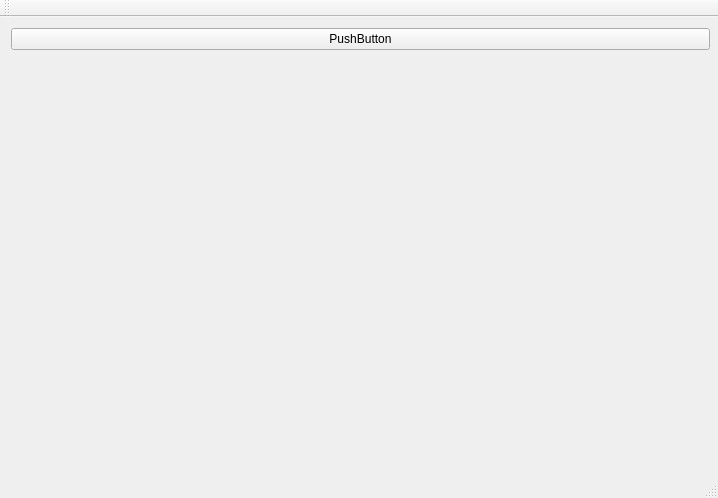
<?xml version="1.0" encoding="UTF-8"?>
<ui version="4.0">
 <class>MainWindow</class>
 <widget class="QMainWindow" name="MainWindow">
  <property name="geometry">
   <rect>
    <x>0</x>
    <y>0</y>
    <width>718</width>
    <height>498</height>
   </rect>
  </property>
  <property name="windowTitle">
   <string>MainWindow</string>
  </property>
  <widget class="QWidget" name="centralWidget">
   <widget class="QWidget" name="gridLayoutWidget">
    <property name="geometry">
     <rect>
      <x>0</x>
      <y>0</y>
      <width>721</width>
      <height>441</height>
     </rect>
    </property>
    <layout class="QGridLayout" name="gridLayout">
     <item row="1" column="0">
      <widget class="CanvasWidget" name="widget" native="true">
       <zorder>pushButton</zorder>
      </widget>
     </item>
     <item row="0" column="0">
      <widget class="QPushButton" name="pushButton">
       <property name="text">
        <string>PushButton</string>
       </property>
      </widget>
     </item>
    </layout>
   </widget>
  </widget>
  <widget class="QMenuBar" name="menuBar">
   <property name="geometry">
    <rect>
     <x>0</x>
     <y>0</y>
     <width>718</width>
     <height>25</height>
    </rect>
   </property>
  </widget>
  <widget class="QToolBar" name="mainToolBar">
   <attribute name="toolBarArea">
    <enum>TopToolBarArea</enum>
   </attribute>
   <attribute name="toolBarBreak">
    <bool>false</bool>
   </attribute>
  </widget>
  <widget class="QStatusBar" name="statusBar"/>
 </widget>
 <layoutdefault spacing="6" margin="11"/>
 <customwidgets>
  <customwidget>
   <class>CanvasWidget</class>
   <extends>QWidget</extends>
   <header location="global">canvaswidget.h</header>
   <container>1</container>
  </customwidget>
 </customwidgets>
 <resources/>
 <connections/>
</ui>
